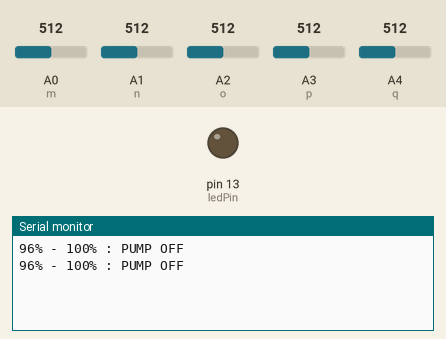
This sketch was run on a simulated Arduino Uno, built with avr-gcc and run on an emulated ATmega328P. Parts: output pins drawn as LEDs (lit = HIGH), the last lines printed to the serial monitor. Inputs (shaded band) come from the test bench; at power-on: A1 (n) = 512, A0 (m) = 512, A2 (o) = 512, A3 (p) = 512, A4 (q) = 512.

Above: at 1.2 s.
1.3 s: A1 (n) set to 37
At 2.6 s:
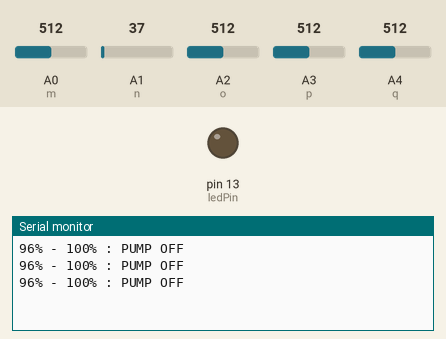
2.8 s: A1 (n) set to 31
At 3.7 s:
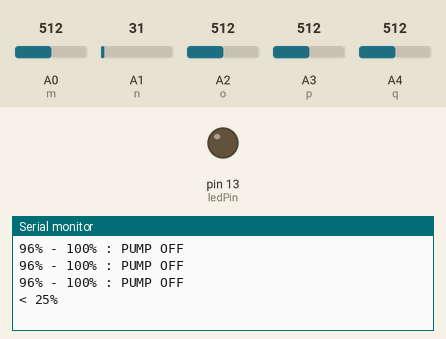

The sketch:

water_level_new_updated.ino
```cpp
int ledPin=13;
int alu=0;
String readString;
int flag=0;
int a,b,c,d,e,v,w,x,y,z;
int m=0;
int n=1;
int o=2;
int p=3;
int q=4;
boolean tank_full = false;
void setup() {
  Serial.begin(9600);
  pinMode(ledPin,OUTPUT);
  pinMode(m,INPUT);
  pinMode(n,INPUT);
  pinMode(o,INPUT);
  pinMode(p,INPUT);
  pinMode(q,INPUT);
}

void loop() {
  while(Serial.available()) {
    delay(3);
    char c = Serial.read();
    readString += c;
  }
  if(readString.length() >0) {
    if(tank_full == false)
    {
    if(readString == "on")
    {
      digitalWrite(ledPin, HIGH);
    }alu=1;
    }

    if (readString == "off" || alu==0)
    {
      digitalWrite(ledPin, LOW);
    }
    readString="";
  }


  a=analogRead(m);
  b=analogRead(n);
  c=analogRead(o);
  d=analogRead(p);
  e=analogRead(q);
  v=map(a,0,1000,0,30);
  w=map(b,0,1000,0,30);
  x=map(c,0,1000,0,30);
  y=map(d,0,1000,0,30);
  z=map(e,0,1000,0,30);

  if(v>0)
  {
    flag=1;

  }

   if(v>0&&w>0)
       {
       flag=2;

       }

  if(v>0&&w>0&&x>0)
flag=3;

  if(v>0&&w>0&&x>0&&y>0)
flag=4;

  if(v>0&&w>0&&x>0&&y>0&&z>0)
flag=5;

  switch (flag)
    {
      case 1:
       Serial.println("< 25%");
      //Serial.println(v);
      delay(1000);
      break;

      case 2:
       Serial.println("26% - 50%");
      //Serial.println(w);
      delay(1000);
      break;

      case 3:
      Serial.println("51% - 75%");
      delay(1000);
      break;

      case 4:
      Serial.println("76% - 95%");
      delay(1000);
      break;

      case 5:
      Serial.println("96% - 100% : PUMP OFF");
      delay(1000);
      tank_full = true;
      if(alu==1)
       {
         digitalWrite(ledPin, LOW);

       }          alu=0;
      break;


    }


}
```

Measured:
- the behaviour switches between 34 and 33 on A1 (n) (found by bisection; images 1 and 2)
- after the input at 2.8 s, the serial monitor: prints a new line after 0.20 s (image 2)
